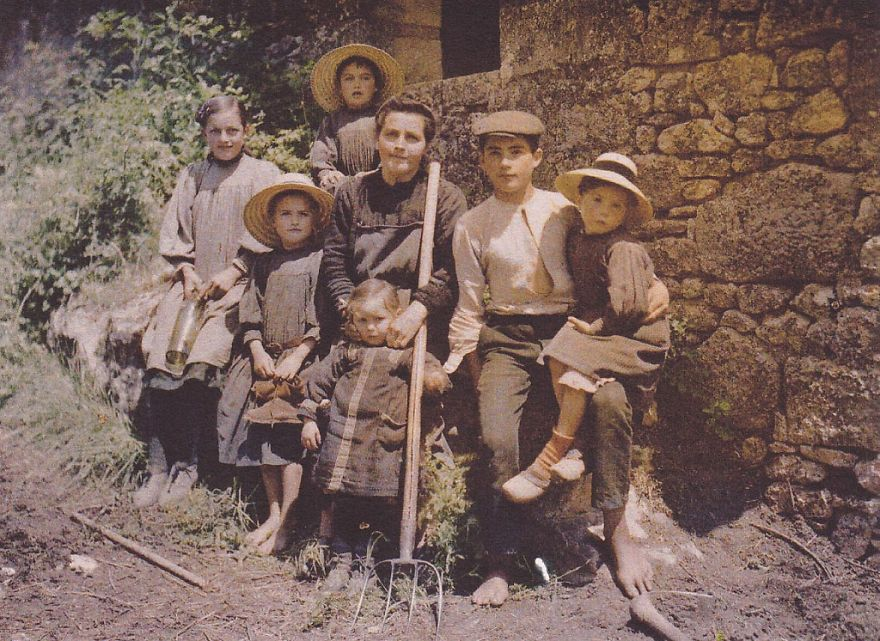
#> input picture computer_vision/sample_image.jpg, 880 x 641 px; its folder holds only this picture in this run
$ jupyter execute --allow-errors image_info.ipynb
#> lines starting #> are read from the running program, lines starting #| are printed output that depends on the picture
# Get Image Information

Will take some old photo with visible visual defects and analyse it.

## Sources

### Images source
[boredpanda.com](https://www.boredpanda.com/first-color-photos-vintage-old-autochrome-lumiere-auguste-louis)

### Image analysis online help:
- [DZone Introduction: A Little Bit About Pixel](https://dzone.com/articles/image-data-analysis-using-numpy-amp-opencv)
- [DataCarpentry: Image Processing with Python](https://datacarpentry.org/image-processing/aio/index.html)
- [Composite Histogram](https://towardsdatascience.com/histograms-in-image-processing-with-skimage-python-be5938962935)

## Libraries and Imports

[cell 1]
import requests
import os.path
import matplotlib.pyplot as plt
import matplotlib.image as mpimg
import numpy as np
import skimage.io

## Download the Image

The image will be saved as *sample_image.ext*@, extension auto-detected.

[cell 2]
imageUrl = "https://static.boredpanda.com/blog/wp-content/uploads/2017/06/first-color-photos-vintage-old-autochrome-lumiere-auguste-louis-593e7a310c38f__880.jpg"
extension = os.path.splitext(imageUrl)[1]
imagePath = "./sample_image" + extension
#> (the rest of this cell did not finish here and is left out)

## Render the Image

[cell 3]
img = mpimg.imread(imagePath)
#> img is the input picture: shape (641, 880, 3); mean R, G, B 124.1, 100.4, 92.4
print(img[0])
#> (printed output is left out)
imgplot = plt.imshow(img)

## Gather the image information

[cell 4]
print('Dimensions: {}x{}'.format(img.shape[1], img.shape[0]))
#| Dimensions: 880x641
print('Color: {}'.format(img.ndim > 1))
#| Color: True
print('Shape of the image: {}'.format(img.shape))
#| Shape of the image: (641, 880, 3)
print('Max RGB value: {}'.format(img.max()))
#| Max RGB value: 255
print('Min RGB value: {}'.format(img.min()))
#| Min RGB value: 0

## Use of Scikit-Image

Scikit-Image is a popular and powerful scientific image library for Python. It
can provide additional information about the image.

## Black and White Histogram

When we look at the histogram we can see that the dynamic range is narrow and is
grouped in closer to the center of the image. This is characteristic of older
and poor-quality images.

[cell 5]
# Build the histogram.
image = skimage.io.imread(imagePath, as_gray=True)
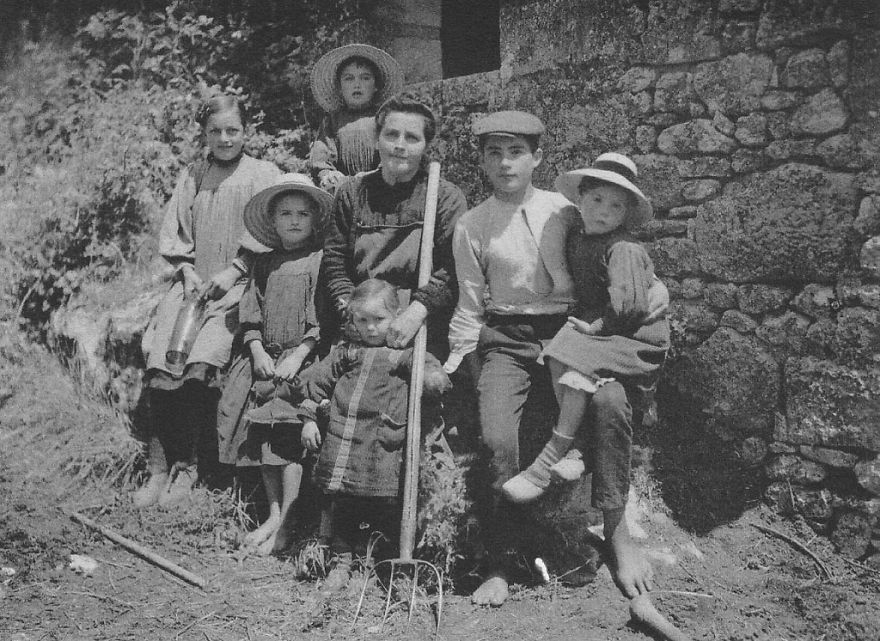
#> image: shape (641, 880) float64; min 0.0428, max 0.994, mean 0.411
skimage.io.imshow(image)
histogram, bin_edges = np.histogram(image, bins=256, range=(0, 1))
#> histogram = 256 values, max 8076 at index 53, min 0 at index 0, mean 2203.4; bin_edges = 257 values from 0 to 1

# Show the histogram.
plt.figure()
plt.title("Grayscale Histogram")
plt.xlabel("grayscale value")
plt.ylabel("pixels")
plt.xlim([0.0, 1.0])  # <- named arguments do not work here
plt.plot(bin_edges[0:-1], histogram)  # <- or here
plt.show()
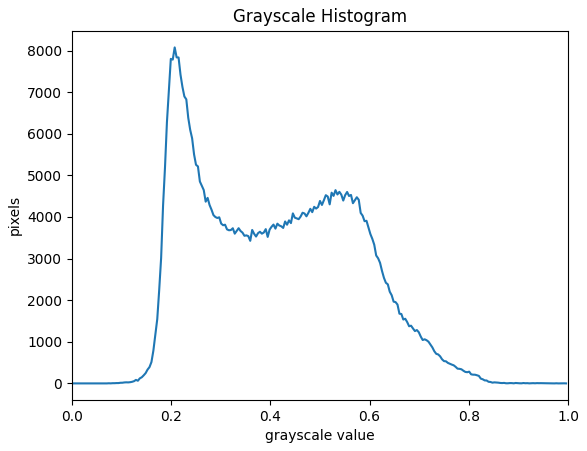
#> figure drawn by matplotlib, 1 panel; curve peaks at x = 0.207, y = 8076

## Color Histogram.

You can see that the red channel is shifted against green and blue. This results
in a red hue shift, characteristic of the old photos. This was caused by the
chemicals composing the colors degrading over time.

[cell 6]
image = skimage.io.imread(imagePath)
skimage.io.imshow(image)
colors = ("red", "green", "blue")
channel_ids = (0, 1, 2)
plt.figure()
plt.title("Color Histogram")
plt.xlabel("Color value")
plt.ylabel("Pixels")
plt.xlim([0, 256])
for channel_id, c in zip(channel_ids, colors):
    histogram, bin_edges = np.histogram(
        image[:, :, channel_id], bins=256, range=(0, 256)
    )
    plt.plot(bin_edges[0:-1], histogram, color=c)
plt.show()
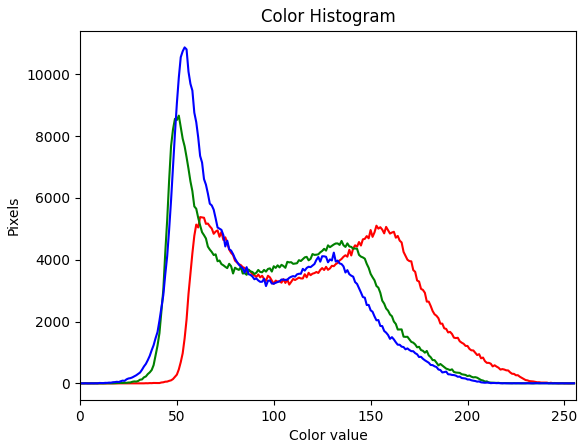
#> figure drawn by matplotlib, 1 panel; curve peaks at x = 62, y = 5381; curve peaks at x = 51, y = 8663; curve peaks at x = 54, y = 10870

## Composite Histogram

On the composite histogram, one can see non-overlapping gaps in the data of the
channels. These are usually caused by the software performing dynamic range
correction, can be an artifact of a quantization algorithm.

[cell 7]
image = skimage.io.imread(imagePath)

plt.hist(image.ravel(), bins = 256, color = 'grey', alpha = 0.5)
plt.hist(image[:, :, 0].ravel(), bins = 256, color = 'red', alpha = 0.5)
plt.hist(image[:, :, 1].ravel(), bins = 256, color = 'green', alpha = 0.5)
plt.hist(image[:, :, 2].ravel(), bins = 256, color = 'blue', alpha = 0.5)
plt.xlabel('Intensity Value')
plt.ylabel('Pixels')
plt.legend(['Total', 'Red_Channel', 'Green_Channel', 'Blue_Channel'])
plt.show()
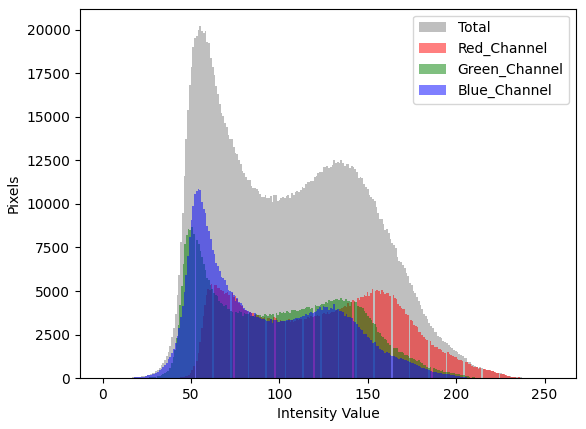
#> figure drawn by matplotlib, 1 panel; tallest bar 20192 high, from x = 54.79 to 55.78; tallest bar 5381 high, from x = 61.14 to 62.05; tallest bar 8663 high, from x = 50.11 to 51.07
